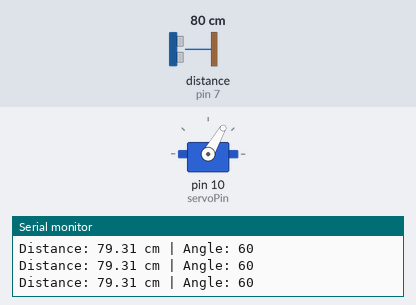
Recording of a sketch running on a simulated Arduino Uno, built with avr-gcc and run on an emulated ATmega328P. Shown: servo, the last lines printed to the serial monitor. Wiring (inferred from the names in the program): ultrasonic range finder: trigger pin 8; echo pin 7. Inputs (shaded band) come from the test bench; at power-on: distance to the obstacle (sensor on pin 7) 80 cm. The echo pulse lasts 58.3 µs per cm.

Above: at 1.2 s.
1.3 s: distance to the obstacle (sensor on pin 7) set to 18 cm
At 1.55 s:
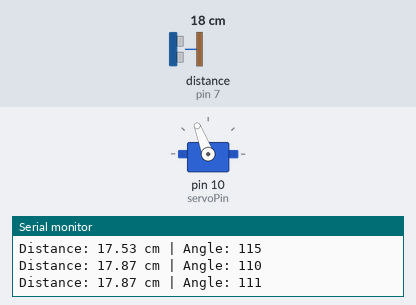
4.3 s: distance to the obstacle (sensor on pin 7) set to 21 cm
5.8 s: distance to the obstacle (sensor on pin 7) set to 4 cm
At 7.0 s:
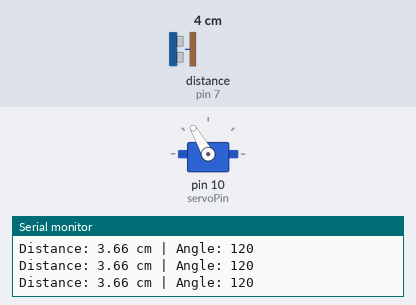
7.3 s: distance to the obstacle (sensor on pin 7) set to 15 cm
At 7.7 s:
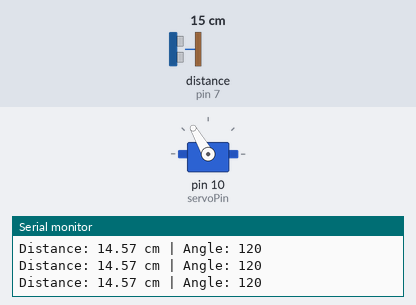
10.3 s: distance to the obstacle (sensor on pin 7) set to 19 cm
Timing chart, 0 to 14.3 s (numbered marks = the images above; inputs shaded):
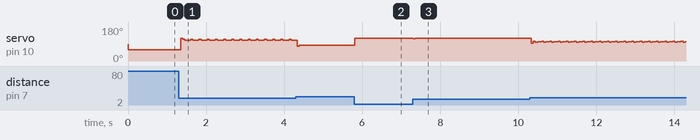

The sketch:

ball_and_beam.ino
```cpp
#include <Servo.h>

const int trigPin = 8;
const int echoPin = 7;
const int servoPin = 10;

Servo servo;

long duration;
float distance;
float setpoint = 20.0; // cm
float error, last_error = 0;
float integral = 0, derivative;
float Kp = 10, Ki = 0, Kd = 2.5;
float output;

void setup() {
  Serial.begin(9600);
  pinMode(trigPin, OUTPUT);
  pinMode(echoPin, INPUT);
  servo.attach(servoPin);
  servo.write(90);
}

void loop() {
  digitalWrite(trigPin, LOW);
  delayMicroseconds(2);
  digitalWrite(trigPin, HIGH);
  delayMicroseconds(10);
  digitalWrite(trigPin, LOW);

  duration = pulseIn(echoPin, HIGH);
  distance = duration * 0.034 / 2;

  error = setpoint - distance;
  integral += error;
  derivative = error - last_error;

  output = Kp * error + Ki * integral + Kd * derivative;
  output = constrain(output, -30, 30);
  int servoAngle = 90 + output;
  servoAngle = constrain(servoAngle, 0, 180);
  servo.write(servoAngle);

  last_error = error;

  Serial.print("Distance: ");
  Serial.print(distance);
  Serial.print(" cm | Angle: ");
  Serial.println(servoAngle);

  delay(50);
}
```

Measured:
- after the input at 1.3 s, servo on pin 10 (servoPin): 60° → 120° after 0.05 s, then repeats every 0.21 s: 115° 0.05 s, 110° 0.05 s, 111° 0.10 s
- after the input at 5.8 s, servo on pin 10 (servoPin): 84° → 120° at once
- after the input at 7.3 s, servo on pin 10 (servoPin): 120° → 117° at once, → 120° 0.05 s later
